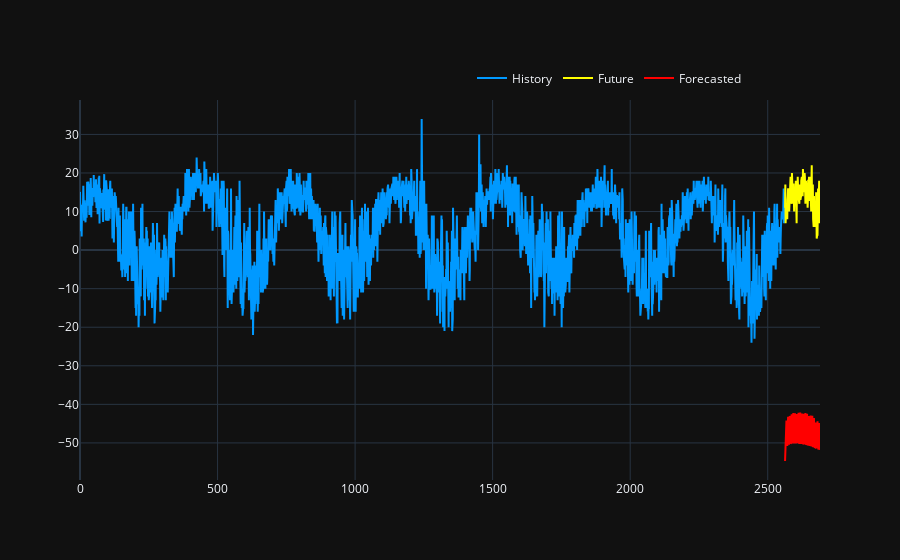

Notebook code for this chart:
### Code cell
last_train_values = train_set.Elec_kW.values[-input_len:]
next_validation_values = valid_set.Elec_kW.values[:fh]
pred_y = exp.predict(last_train_values, fh)
exp.print_metrics(next_validation_values, pred_y)
#
#
plot_predictions(train_set.Elec_kW.values, next_validation_values, pred_y)
